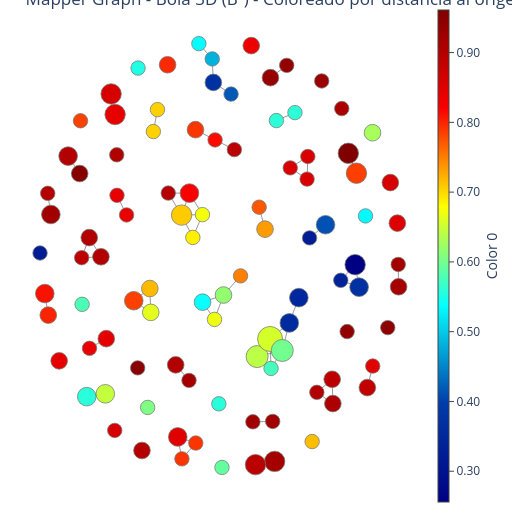

Notebook code cell kept with this figure:
### Code cell
# Aplicar Mapper a la bola 3D
# Usar PCA como función lente para reducir de 3D a 2D
pca_ball3d = PCA(n_components=2, random_state=42)
y_ball3d = pca_ball3d.fit_transform(X_ball3d)

# Configurar Mapper
cover_ball3d = CubicalCover(n_intervals=12, overlap_frac=0.4)
clust_ball3d = DBSCAN(eps=0.15, min_samples=3)
mapper_ball3d = MapperAlgorithm(cover_ball3d, clust_ball3d)

# Construir grafo Mapper
graph_ball3d = mapper_ball3d.fit_transform(X_ball3d, y_ball3d)

# Crear colores basados en la distancia al origen
distances_ball3d = np.linalg.norm(X_ball3d, axis=1)

# Visualizar el grafo Mapper
fig_ball3d = MapperPlot(graph_ball3d, dim=2, seed=42, iterations=80).plot_plotly(  
    colors=distances_ball3d
)
fig_ball3d.update_layout(title="Mapper Graph - Bola 3D (B³) - Coloreado por distancia al origen")
fig_ball3d.show(config={"scrollZoom": True})

print(f"Grafo Mapper B³: {graph_ball3d.number_of_nodes()} nodos, {graph_ball3d.number_of_edges()} aristas")
print(f"Varianza explicada por PCA: {pca_ball3d.explained_variance_ratio_}")

### Figure 1 — Plotly figure (JSON) as saved in the notebook; plotly's stock layout.template omitted (floating-point values rounded to 4 significant figures; data arrays with more than 128 entries replaced by an {"elided": "..."} marker saying what was removed)
{"data": [{"hoverinfo": "skip", "line": {"color": "#777", "width": 0.75}, "marker": {"colorscale": [[0, "rgb(0,0,131)"], [0.2, "rgb(0,60,170)"], [0.4, "rgb(5,255,255)"], [0.6, "rgb(255,255,0)"], [0.8, "rgb(250,0,0)"], [1, "rgb(128,0,0)"]], "line": {"colorscale": [[0, "rgb(0,0,131)"], [0.2, "rgb(0,60,170)"], [0.4, "rgb(5,255,255)"], [0.6, "rgb(255,255,0)"], [0.8, "rgb(250,0,0)"], [1, "rgb(128,0,0)"]]}}, "mode": "lines", "name": "edges_trace", "opacity": 1, "type": "scatter", "x": {"elided": "183 float values"}, "y": {"elided": "183 float values"}}, {"hoverinfo": "text", "marker": {"cmax": 0.961, "cmin": 0.2559, "color": [0.9399, 0.7495, 0.4819, 0.5364, 0.8438, 0.9382, 0.9343, 0.9181, 0.5582, 0.8541, 0.4117, 0.9093, 0.8919, 0.902, 0.7046, 0.7046, 0.5777, 0.5582, 0.6453, 0.9016, 0.5532, 0.9192, 0.9163, 0.7912, 0.8501, 0.7912, 0.8631, 0.8346, 0.961, 0.9, 0.2559, 0.8928, 0.7173, 0.7849, 0.6637, 0.9234, 0.6403, 0.6551, 0.8131, 0.6689, 0.339, 0.3714, 0.9194, 0.9032, 0.949, 0.7843, 0.5748, 0.9035, 0.9035, 0.8896, 0.8591, 0.8591, 0.8591, 0.6068, 0.8446, 0.8384, 0.7899, 0.8999, 0.9111, 0.9045, 0.3719, 0.8002, 0.8102, 0.6182, 0.322, 0.7974, 0.7151, 0.8945, 0.8845, 0.8477, 0.3485, 0.3571, 0.5994, 0.3239, 0.6871, 0.7078, 0.673, 0.8984, 0.8195, 0.7853, 0.9525, 0.5912, 0.5346, 0.9297, 0.4169, 0.8422, 0.8609, 0.8615, 0.5603, 0.5603, 0.6289, 0.9224, 0.9224, 0.5391, 0.7336, 0.9454, 0.7711, 0.8401, 0.8401], "colorbar": {"borderwidth": 0, "nticks": 10, "orientation": "v", "outlinewidth": 1, "showticklabels": true, "thickness": 0.025, "thicknessmode": "fraction", "tickformat": ".2g", "tickmode": "auto", "tickwidth": 1, "title": {"side": "right", "text": "Color 0"}, "xanchor": "left", "xpad": 0, "ypad": 0}, "colorscale": [[0, "rgb(0,0,131)"], [0.2, "rgb(0,60,170)"], [0.4, "rgb(5,255,255)"], [0.6, "rgb(255,255,0)"], [0.8, "rgb(250,0,0)"], [1, "rgb(128,0,0)"]], "line": {"color": "#777", "colorscale": [[0, "rgb(0,0,131)"], [0.2, "rgb(0,60,170)"], [0.4, "rgb(5,255,255)"], [0.6, "rgb(255,255,0)"], [0.8, "rgb(250,0,0)"], [1, "rgb(128,0,0)"]], "width": 0.75}, "opacity": 1, "reversescale": false, "showscale": true, "size": [14.43, 14.43, 14.43, 14.43, 16.67, 14.43, 16.67, 20.41, 14.43, 16.67, 18.63, 16.67, 16.67, 14.43, 14.43, 14.43, 14.43, 18.63, 18.63, 18.63, 14.43, 14.43, 16.67, 14.43, 18.63, 14.43, 16.67, 16.67, 20.41, 16.67, 20.41, 14.43, 16.67, 18.63, 16.67, 18.63, 22.05, 25, 14.43, 14.43, 14.43, 18.63, 14.43, 16.67, 14.43, 14.43, 14.43, 16.67, 16.67, 14.43, 14.43, 14.43, 14.43, 14.43, 16.67, 14.43, 16.67, 14.43, 14.43, 14.43, 16.67, 16.67, 18.63, 16.67, 14.43, 16.67, 14.43, 20.41, 16.67, 14.43, 18.63, 18.63, 22.05, 14.43, 14.43, 20.41, 14.43, 14.43, 18.63, 20.41, 16.67, 14.43, 14.43, 14.43, 14.43, 20.41, 20.41, 14.43, 14.43, 14.43, 16.67, 14.43, 14.43, 16.67, 16.67, 14.43, 14.43, 14.43, 14.43]}, "mode": "markers", "name": "nodes_trace", "opacity": 1, "text": ["color: 0.94<br>node: 1<br>size: 3", "color: 0.749<br>node: 3<br>size: 3", "color: 0.482<br>node: 5<br>size: 3", "color: 0.536<br>node: 15<br>size: 3", "color: 0.844<br>node: 54<br>size: 4", "color: 0.938<br>node: 8<br>size: 3", "color: 0.934<br>node: 22<br>size: 4", "color: 0.918<br>node: 9<br>size: 6", "color: 0.558<br>node: 124<br>size: 3", "color: 0.854<br>node: 12<br>size: 4", "color: 0.412<br>node: 77<br>size: 5", "color: 0.909<br>node: 14<br>size: 4", "color: 0.892<br>node: 26<br>size: 4", "color: 0.902<br>node: 88<br>size: 3", "color: 0.705<br>node: 16<br>size: 3", "color: 0.705<br>node: 51<br>size: 3", "color: 0.578<br>node: 20<br>size: 3", "color: 0.558<br>node: 4<br>size: 5", "color: 0.645<br>node: 79<br>size: 5", "color: 0.902<br>node: 28<br>size: 5", "color: 0.553<br>node: 31<br>size: 3", "color: 0.919<br>node: 33<br>size: 3", "color: 0.916<br>node: 101<br>size: 4", "color: 0.791<br>node: 36<br>size: 3", "color: 0.85<br>node: 104<br>size: 5", "color: 0.791<br>node: 116<br>size: 3", "color: 0.863<br>node: 61<br>size: 4", "color: 0.835<br>node: 125<br>size: 4", "color: 0.961<br>node: 49<br>size: 6", "color: 0.9<br>node: 43<br>size: 4", "color: 0.256<br>node: 46<br>size: 6", "color: 0.893<br>node: 53<br>size: 3", "color: 0.717<br>node: 35<br>size: 4", "color: 0.785<br>node: 103<br>size: 5", "color: 0.664<br>node: 115<br>size: 4", "color: 0.923<br>node: 66<br>size: 5", "color: 0.64<br>node: 55<br>size: 7", "color: 0.655<br>node: 73<br>size: 9", "color: 0.813<br>node: 58<br>size: 3", "color: 0.669<br>node: 59<br>size: 3", "color: 0.339<br>node: 0<br>size: 3", "color: 0.371<br>node: 44<br>size: 5", "color: 0.919<br>node: 18<br>size: 3", "color: 0.903<br>node: 117<br>size: 4", "color: 0.949<br>node: 30<br>size: 3", "color: 0.784<br>node: 110<br>size: 3", "color: 0.575<br>node: 114<br>size: 3", "color: 0.904<br>node: 17<br>size: 4", "color: 0.904<br>node: 52<br>size: 4", "color: 0.89<br>node: 106<br>size: 3", "color: 0.859<br>node: 34<br>size: 3", "color: 0.859<br>node: 90<br>size: 3", "color: 0.859<br>node: 100<br>size: 3", "color: 0.607<br>node: 47<br>size: 3", "color: 0.845<br>node: 63<br>size: 4", "color: 0.838<br>node: 70<br>size: 3", "color: 0.79<br>node: 109<br>size: 4", "color: 0.9<br>node: 93<br>size: 3", "color: 0.911<br>node: 85<br>size: 3", "color: 0.904<br>node: 67<br>size: 3", "color: 0.372<br>node: 91<br>size: 4", "color: 0.8<br>node: 74<br>size: 4", "color: 0.81<br>node: 78<br>size: 5", "color: 0.618<br>node: 76<br>size: 4", "color: 0.322<br>node: 75<br>size: 3", "color: 0.797<br>node: 6<br>size: 4", "color: 0.715<br>node: 96<br>size: 3", "color: 0.895<br>node: 95<br>size: 6", "color: 0.885<br>node: 48<br>size: 4", "color: 0.848<br>node: 50<br>size: 3", "color: 0.348<br>node: 97<br>size: 5", "color: 0.357<br>node: 113<br>size: 5", "color: 0.599<br>node: 19<br>size: 7", "color: 0.324<br>node: 80<br>size: 3", "color: 0.687<br>node: 2<br>size: 3", "color: 0.708<br>node: 25<br>size: 6", "color: 0.673<br>node: 71<br>size: 3", "color: 0.898<br>node: 13<br>size: 3", "color: 0.819<br>node: 87<br>size: 5", "color: 0.785<br>node: 23<br>size: 6", "color: 0.952<br>node: 107<br>size: 4", "color: 0.591<br>node: 42<br>size: 3", "color: 0.535<br>node: 56<br>size: 3", "color: 0.93<br>node: 29<br>size: 3", "color: 0.417<br>node: 39<br>size: 3", "color: 0.842<br>node: 41<br>size: 6", "color: 0.861<br>node: 98<br>size: 6", "color: 0.862<br>node: 37<br>size: 3", "color: 0.56<br>node: 32<br>size: 3", "color: 0.56<br>node: 84<br>size: 3", "color: 0.629<br>node: 99<br>size: 4", "color: 0.922<br>node: 69<br>size: 3", "color: 0.922<br>node: 83<br>size: 3", "color: 0.539<br>node: 92<br>size: 4", "color: 0.734<br>node: 21<br>size: 4", "color: 0.945<br>node: 123<br>size: 3", "color: 0.771<br>node: 72<br>size: 3", "color: 0.84<br>node: 38<br>size: 3", "color: 0.84<br>node: 126<br>size: 3"], "type": "scatter", "x": [6.491, 1.617, 0.3228, -0.2877, -6.674, 3.729, 2.984, 3.176, 0.6255, 8.785, 5.502, 5.837, 5.807, 5.105, -2.368, -2.18, -5.625, -5.414, -4.565, -6.265, -3.068, 8.825, 8.842, -0.4296, -1.253, -1.063, 8.465, 2.108, 6.544, -2.889, 6.856, 1.335, -2.53, -3.264, -2.488, -7.054, 2.375, 2.967, 0.4541, 0.426, 6.199, 7.036, -0.7384, -1.347, -3.084, -5.699, 3.011, -4.765, -5.298, -5.645, 4.659, 4.692, 3.89, -2.628, -4.519, -5.287, -0.4421, -7.197, 6.244, -4.042, 0.374, -7.172, -7.331, 0.8382, -7.549, -1.718, 4.89, 2.301, 7.414, 7.66, 4.282, 3.847, 3.525, 4.772, -0.5636, -1.077, -0.1242, -1.687, -0.7185, 6.916, -5.737, 0.7679, 7.33, 5.327, 1.184, -4.117, -4.299, -4.133, 3.256, 4.105, 7.65, 3.087, 2.181, -0.1197, 2.737, 8.347, 2.468, -3.593, -4.031], "y": [-2.25, -0.08175, 8.36, 8.957, -3.39, 8.111, 7.632, -7.303, -5.062, 1.969, 1.908, -5.051, -4.106, -4.615, 5.535, 6.388, -1.19, -4.783, -4.672, 4.579, 8.006, 0.3612, -0.5072, -6.588, -6.351, -7.203, 3.549, 8.879, 4.689, -6.879, 0.3539, 4.831, -0.5746, -1.049, -1.503, 2.307, -3.223, -2.537, 5.209, -1.777, -0.2548, -0.5214, -4.15, -3.546, -3.663, 5.954, -3.685, 0.6604, 1.408, 0.6248, 3.684, 4.563, 4.121, -5.203, -2.527, -2.902, 5.606, 3.13, 6.429, 4.63, 7.446, -1.611, -0.7701, -0.8278, 0.8079, 8.134, -6.531, -7.429, -4.431, -3.591, -0.9295, -1.912, -2.986, 1.395, 1.414, 2.283, 2.302, 3.14, 3.139, 3.915, 3.901, -7.539, 2.252, 7.505, 6.993, 6.197, 6.999, -6.098, 5.962, 6.272, 5.49, -5.746, -5.762, -1.107, 1.736, -2.096, 2.591, 2.289, 3.053]}], "layout": {"autosize": false, "height": 512, "hovermode": "closest", "margin": {"b": 10, "l": 10, "r": 10, "t": 10}, "plot_bgcolor": "rgba(0, 0, 0, 0)", "scene": {"xaxis": {"backgroundcolor": "rgba(0, 0, 0, 0)", "gridcolor": "rgba(230, 230, 230, 1.0)", "linecolor": "rgba(230, 230, 230, 1.0)", "linewidth": 1, "mirror": true, "showaxeslabels": false, "showgrid": false, "showline": false, "showticklabels": false, "title": {"text": ""}, "visible": false, "zerolinecolor": "rgba(230, 230, 230, 1.0)"}, "yaxis": {"backgroundcolor": "rgba(0, 0, 0, 0)", "gridcolor": "rgba(230, 230, 230, 1.0)", "linecolor": "rgba(230, 230, 230, 1.0)", "linewidth": 1, "mirror": true, "showaxeslabels": false, "showgrid": false, "showline": false, "showticklabels": false, "title": {"text": ""}, "visible": false, "zerolinecolor": "rgba(230, 230, 230, 1.0)"}, "zaxis": {"backgroundcolor": "rgba(0, 0, 0, 0)", "gridcolor": "rgba(230, 230, 230, 1.0)", "linecolor": "rgba(230, 230, 230, 1.0)", "linewidth": 1, "mirror": true, "showaxeslabels": false, "showgrid": false, "showline": false, "showticklabels": false, "title": {"text": ""}, "visible": false, "zerolinecolor": "rgba(230, 230, 230, 1.0)"}}, "showlegend": false, "sliders": [{"active": 0, "currentvalue": {"prefix": "Node size: "}, "len": 0.3, "steps": [{"args": [{"marker.size": [[14.43, 14.43, 14.43, 14.43, 16.67, 14.43, 16.67, 20.41, 14.43, 16.67, 18.63, 16.67, 16.67, 14.43, 14.43, 14.43, 14.43, 18.63, 18.63, 18.63, 14.43, 14.43, 16.67, 14.43, 18.63, 14.43, 16.67, 16.67, 20.41, 16.67, 20.41, 14.43, 16.67, 18.63, 16.67, 18.63, 22.05, 25, 14.43, 14.43, 14.43, 18.63, 14.43, 16.67, 14.43, 14.43, 14.43, 16.67, 16.67, 14.43, 14.43, 14.43, 14.43, 14.43, 16.67, 14.43, 16.67, 14.43, 14.43, 14.43, 16.67, 16.67, 18.63, 16.67, 14.43, 16.67, 14.43, 20.41, 16.67, 14.43, 18.63, 18.63, 22.05, 14.43, 14.43, 20.41, 14.43, 14.43, 18.63, 20.41, 16.67, 14.43, 14.43, 14.43, 14.43, 20.41, 20.41, 14.43, 14.43, 14.43, 16.67, 14.43, 14.43, 16.67, 16.67, 14.43, 14.43, 14.43, 14.43]]}, [1]], "label": "1", "method": "restyle"}], "x": 0, "xanchor": "left", "y": 0, "yanchor": "bottom"}], "title": {"text": "Mapper Graph - Bola 3D (B³) - Coloreado por distancia al origen"}, "updatemenus": [{"direction": "down", "x": 0, "xanchor": "left", "y": 1, "yanchor": "top"}, {"direction": "down", "x": -0.25, "xanchor": "left", "y": 1, "yanchor": "top"}], "width": 512, "xaxis": {"automargin": false, "linewidth": 1, "mirror": true, "showgrid": false, "showline": false, "showticklabels": false, "title": {"text": ""}, "visible": false, "zeroline": false}, "yaxis": {"automargin": false, "linewidth": 1, "mirror": true, "showgrid": false, "showline": false, "showticklabels": false, "title": {"text": ""}, "visible": false, "zeroline": false}}}
